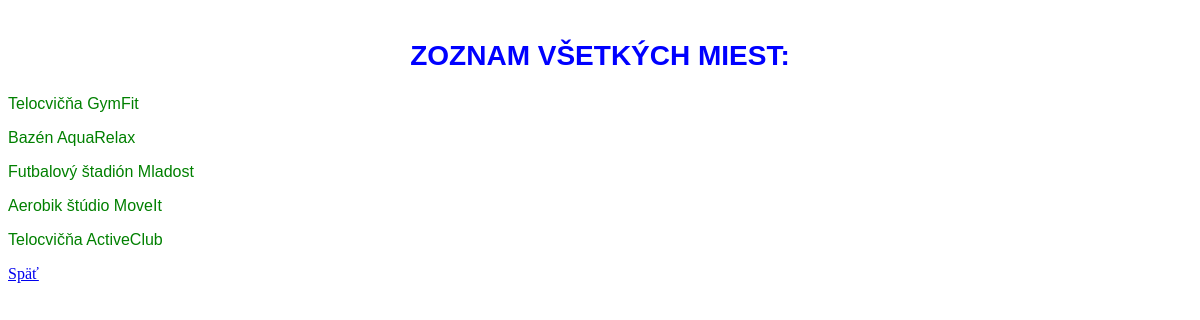
Screenshot of /miesta with the database file from the repository.
### app.py (models this page shows)
class Miesta(db.Model):
    __tablename__ = "Miesta"
    ID_miesta = db.Column(db.Integer, primary_key=True)
    Nazov_miesta = db.Column(db.String, nullable=False)
    Adresa = db.Column(db.String)
    Kapacita = db.Column(db.Integer)

### app.py (the view)
@app.route("/miesta")
def miesta():
    miesta1 = Miesta.query.all()
    return render_template("miesta.html", miesta1=miesta1)

### templates/miesta.html (shortened to what this page needs)
<!DOCTYPE html>
<html>
<head>
    <link rel="stylesheet" href="{{url_for('static', filename='main.css') }}">
</head>
<body>
    <h2> Zoznam všetkých miest: </h2>
     {% for miesto in miesta1 %}
    <p>{{ miesto.Nazov_miesta }}</p>
    {% endfor %}
    <a href="/">Späť</a>
</body>
</html>

### static/main.css (style rules this page uses)
h2 { color: blue; font-family: Arial, sans-serif; font-size: 28px; text-align: center; margin-top: 40px; text-transform: uppercase; }
p { color: green; font-family: sans-serif; }

### rows the page displays
Miesta: Nazov_miesta "Telocvičňa GymFit"
Miesta: Nazov_miesta "Bazén AquaRelax"
Miesta: Nazov_miesta "Futbalový štadión Mladost"
Miesta: Nazov_miesta "Aerobik štúdio MoveIt"
Miesta: Nazov_miesta "Telocvičňa ActiveClub"
